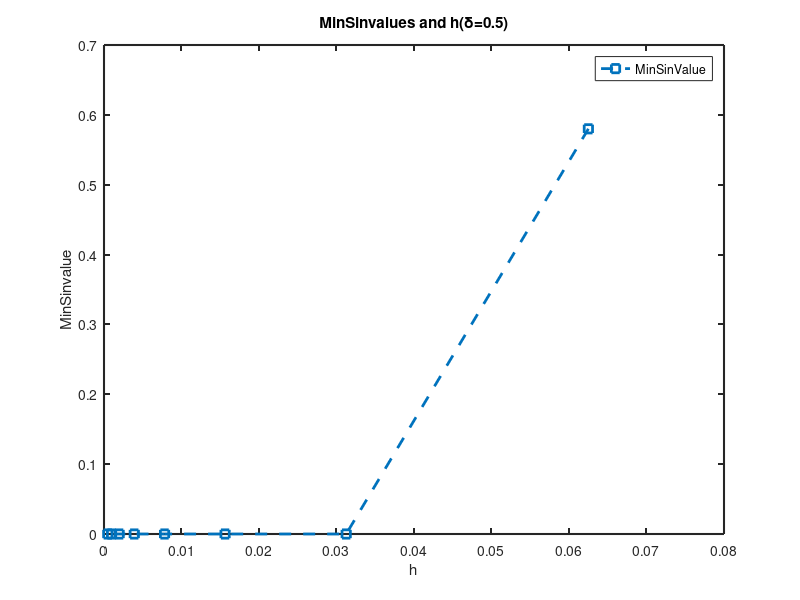
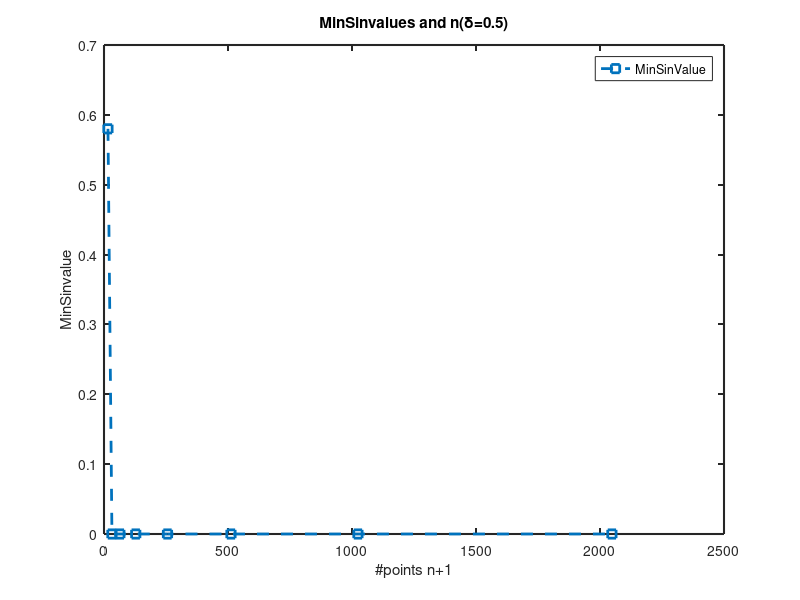
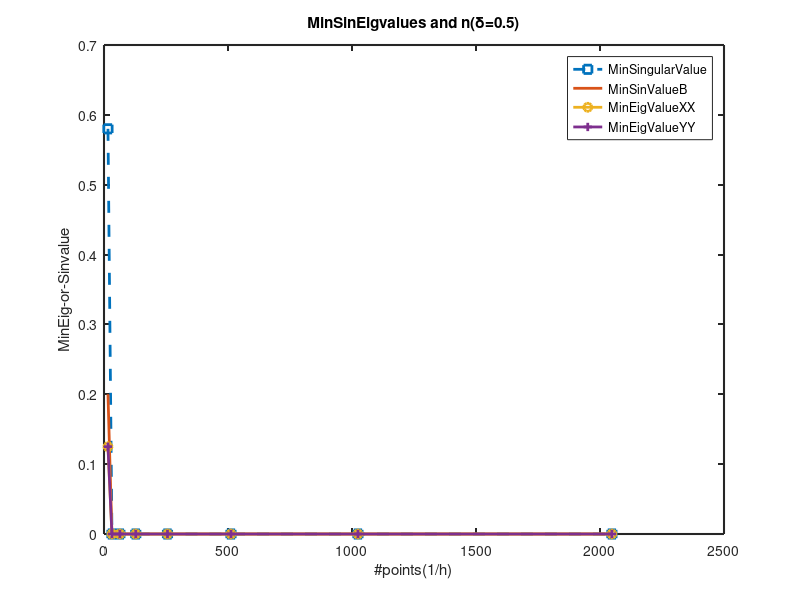
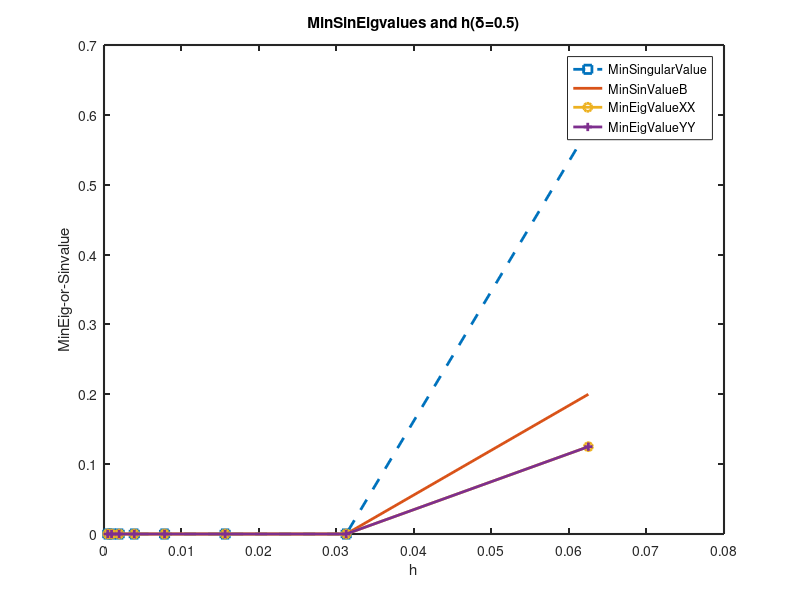

MATLAB code to generate these figures, in order:

format short


Value=zeros(4,8);
for l=2:2
delta=0.5;
m=2^l;

h=delta/m;
n=1/h;
X=0:h:(n+m)*h;




A=sparse(n,n);%G_delta
B=sparse(n,n);
C=sparse(n,n);

va=zeros(1,m+2);
vb=zeros(1,m+2);
vc=zeros(1,m+2);

for i=1:n
    I=i*ones(1,m+2);
   
    
    if (i+m+1)<=n
        J=i:(i+m+1);
    else
        J=[i:n,1:(m+i+1-n)];
    end
    
    va(1)=1/(2*h);
    vb(1)=-1/h*X(i+1)+delta/h;
    vc(1)=1/(2*h)*X(i+1)^2-delta*X(i+1)/h;
    
    va(2)=-1/(2*h);
    vb(2)=1/h*X(i)-delta/h;
    vc(2)=1/(2*h)*X(i+1)^2-X(i)*X(i+1)/h+h/2+delta*X(i)/h;
    
    va(m+1)=-1/(2*h);
    vb(m+1)=X(i+m+1)/h-X(i+m)/h-(delta-X(i+m))/h;
    vc(m+1)=h/2-(delta^2-X(i+m)^2)/(2*h)+(X(i+m+1)*(delta-X(i+m))/h);
    
    
    va(m+2)=1/(2*h);
    vb(m+2)=-1/h*X(i+m)+delta/h;
    vc(m+2)=1/(2*h)*(delta^2-X(i+m)^2)-X(i+m)*(delta-X(i+m))/h;
    
    vc(3:m)=h;
    
    A=A+sparse(I,J,va,n,n);
    B=B+sparse(I,J,vb,n,n);
    C=C+sparse(I,J,vc,n,n); 
    
  
   
end

%% ~~~~~~ G_delta^* p over (x_i,x_i1) ~~~~~~%%
    
    A=2/(delta^2)*A;
    B=2/(delta^2)*B;
    C=2/(delta^2)*C;
    
    
    
    %%  ~~~~~~\|G_delta\|^2 ~~~~~~ %%
    
    GD=sparse(n,n);
    
    for i=1:n
        v4=1/5*(X(i+1)^5-X(i)^5)*(A(i,:)'*A(i,:));
        v3=1/4*(X(i+1)^4-X(i)^4)*((A(i,:)'*B(i,:))+B(i,:)'*A(i,:));
        v2=1/3*(X(i+1)^3-X(i)^3)*((B(i,:)'*B(i,:))+C(i,:)'*A(i,:)+A(i,:)'*C(i,:));
        v1=1/2*(X(i+1)^2-X(i)^2)*((B(i,:)'*C(i,:))+C(i,:)'*B(i,:));
        v0=h*(C(i,:)'*C(i,:));
        GD=GD+v0+v1+v2+v3+v4;
    end
    
    %% ~~~~~~\|p\|_0^2 ~~~~~~ %%
    
    
    pl_1=2/3*h*ones(n,1);
    pl_2=h/6*ones(n-1,1);
    
    PL=diag(pl_1);
    PL=PL+diag(pl_2,1)+diag(pl_2,-1);
    PL(n,1)=h/6;
    PL(1,n)=h/6;
    
    %{
    ph_1=1/h*ones(n,1);
    ph_2=-1/h*ones(n-1,1);
    
    PH=diag(ph_1);
    PH=PH+diag(ph_2,1)+diag(ph_2,-1);
    PH(n,1)=-1/h;
    PH(1,n)=-1/h; 
    
    PHH=PH+PL;
    eh1=eig(PHH);
    Value(6,l-1)=min(eh1);
    %}
    
    
    %% ~~~~~\|p\|_delta^2~~~~~%%
    
    PLL=PL+GD;
    ex=eig(PLL);
    Value(3,l-1)=min(ex);
    
    %% ~~~~~\|v\|_0^2~~~~~%%
    
    VLL=h*eye(n);
    ey=eig(VLL);
    Value(4,l-1)=min(ey);
    %% (G_delta p, v)
    
    
    Gv=zeros(n,n);
    
    for i=1:n
        t2=1/3*(X(i+1)^3-X(i)^3)*A(i,:);
        t1=1/2*(X(i+1)^2-X(i)^2)*B(i,:);
        t0=h*C(i,:);

        Gv(i,:)=Gv(i,:)+t0+t1+t2;
    end
    
    sb=svd(Gv);
    %sb(sb<=10^(-10))=[];
    Value(2,l-1)=sb(n-2);
    
    %% singular value
    
   SX=chol(PLL);
   SY=chol(VLL);
   
   E=inv(SY)'*Gv*inv(SX);

   sigma = svd(E);
   sigma(sigma<=10^(-10))=[];
   %s_min=sigma(n-1);
   %s_min=min(sigma);
   
   Value(1,l-1)=sigma(n-2);
end


figure
plot([2^4,2^5,2^6,2^7,2^8,2^9,2^10,2^11].^(-1), Value(1,:),'--s','LineWidth',2);

set(gca, 'LineWidth', 1.5);
legend('MinSinValue');
title('MinSinvalues and h(\delta=0.5)')
xlabel('h')
ylabel('MinSinvalue')
 
figure
plot([2^4,2^5,2^6,2^7,2^8,2^9,2^10,2^11], Value(1,:),'--s','LineWidth',2);

set(gca, 'LineWidth', 1.5);
legend('MinSinValue');
title('MinSinvalues and n(\delta=0.5)')
xlabel('#points n+1')
ylabel('MinSinvalue')

figure
plot([2^4,2^5,2^6,2^7,2^8,2^9,2^10,2^11], Value(1,:),'--s','LineWidth',2);
hold on
plot([2^4,2^5,2^6,2^7,2^8,2^9,2^10,2^11], Value(2,:),'-','LineWidth',2);
hold on
plot([2^4,2^5,2^6,2^7,2^8,2^9,2^10,2^11], Value(3,:),'-o','LineWidth',2);
hold on
plot([2^4,2^5,2^6,2^7,2^8,2^9,2^10,2^11], Value(4,:),'-+','LineWidth',2);

set(gca, 'LineWidth', 1.5);
legend('MinSingularValue','MinSinValueB','MinEigValueXX','MinEigValueYY');
title('MinSinEigvalues and n(\delta=0.5)')
xlabel('#points(1/h)')
ylabel('MinEig-or-Sinvalue')


figure
plot([2^4,2^5,2^6,2^7,2^8,2^9,2^10,2^11].^(-1), Value(1,:),'--s','LineWidth',2);
hold on
plot([2^4,2^5,2^6,2^7,2^8,2^9,2^10,2^11].^(-1), Value(2,:),'-','LineWidth',2);
hold on
plot([2^4,2^5,2^6,2^7,2^8,2^9,2^10,2^11].^(-1), Value(3,:),'-o','LineWidth',2);
hold on
plot([2^4,2^5,2^6,2^7,2^8,2^9,2^10,2^11].^(-1), Value(4,:),'-+','LineWidth',2);

set(gca, 'LineWidth', 1.5);
legend('MinSingularValue','MinSinValueB','MinEigValueXX','MinEigValueYY');
title('MinSinEigvalues and h(\delta=0.5)')
xlabel('h')
ylabel('MinEig-or-Sinvalue')
%{
figure

plot([2^3,2^4,2^5,2^6,2^7,2^8,2^9], Value(6,:),'-+','LineWidth',2);

set(gca, 'LineWidth', 1.5);
legend('MinEigH1');
text(1250,0.6,'/delta=0.5')
text(1250,0.4,'h=/delta/m')
title('Relationship of MinSinvalues and h')
xlabel('#points(1/h)')
ylabel('MinSinvalue')   
%}
%{
figure

plot([2^3,2^4,2^5,2^6], Value(5,:),'-+','LineWidth',2);

set(gca, 'LineWidth', 1.5);
legend('MinSinValueLocalH1');
text(1250,0.6,'/delta=0.5')
text(1250,0.4,'h=/delta/m')
title('Relationship of MinEigvalues and h')
xlabel('#points(1/h)')
ylabel('MinEigvalue')  
%}

